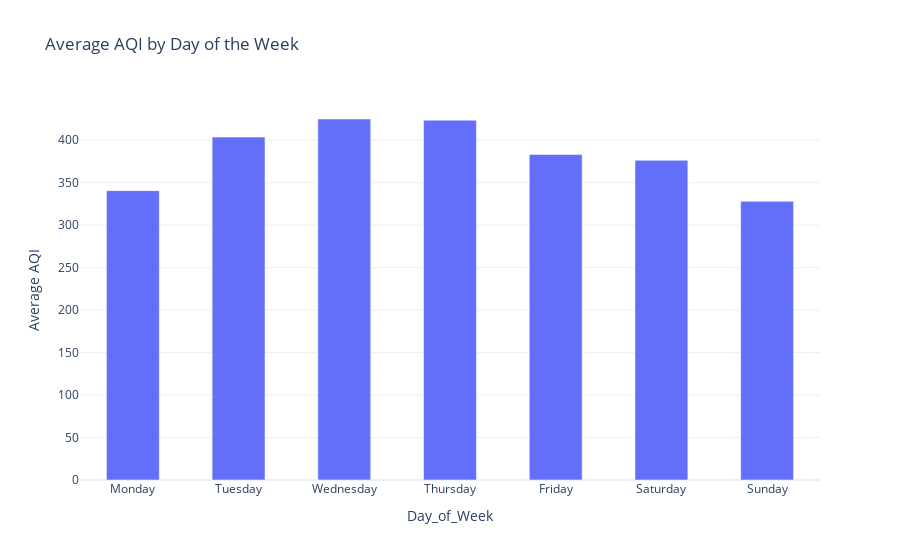

Write notebook code for a chart like this one.
### Code cell
import plotly.express as px

# Assuming you have a DataFrame named 'data' with columns 'date' and 'AQI'
data['date'] = pd.to_datetime(data['date'])
data['Day_of_Week'] = data['date'].dt.day_name()

average_aqi_by_day = data.groupby('Day_of_Week')['AQI'].mean().reindex(['Monday', 'Tuesday', 'Wednesday', 'Thursday', 'Friday', 'Saturday', 'Sunday'])

fig = px.bar(average_aqi_by_day, 
             x=average_aqi_by_day.index, 
             y='AQI', 
             title='Average AQI by Day of the Week',
             labels={'AQI': 'Average AQI', 'x': 'Day of the Week'}
            )

# Set the width of the bars
fig.update_layout(bargap=0.5)

fig.show()

### Figure 1 — Plotly figure (JSON) as saved in the notebook; plotly's stock layout.template omitted (floating-point values rounded to 4 significant figures)
{"data": [{"alignmentgroup": "True", "hovertemplate": "Day_of_Week=%{x}<br>Average AQI=%{y}<extra></extra>", "legendgroup": "", "marker": {"color": "#636efa", "pattern": {"shape": ""}}, "name": "", "offsetgroup": "", "orientation": "v", "showlegend": false, "textposition": "auto", "type": "bar", "x": ["Monday", "Tuesday", "Wednesday", "Thursday", "Friday", "Saturday", "Sunday"], "xaxis": "x", "y": [340.6, 403.7, 425, 423.6, 383.3, 376.4, 328.1], "yaxis": "y"}], "layout": {"bargap": 0.5, "barmode": "relative", "legend": {"tracegroupgap": 0}, "title": {"text": "Average AQI by Day of the Week"}, "xaxis": {"anchor": "y", "domain": [0, 1], "title": {"text": "Day_of_Week"}}, "yaxis": {"anchor": "x", "domain": [0, 1], "title": {"text": "Average AQI"}}}}
